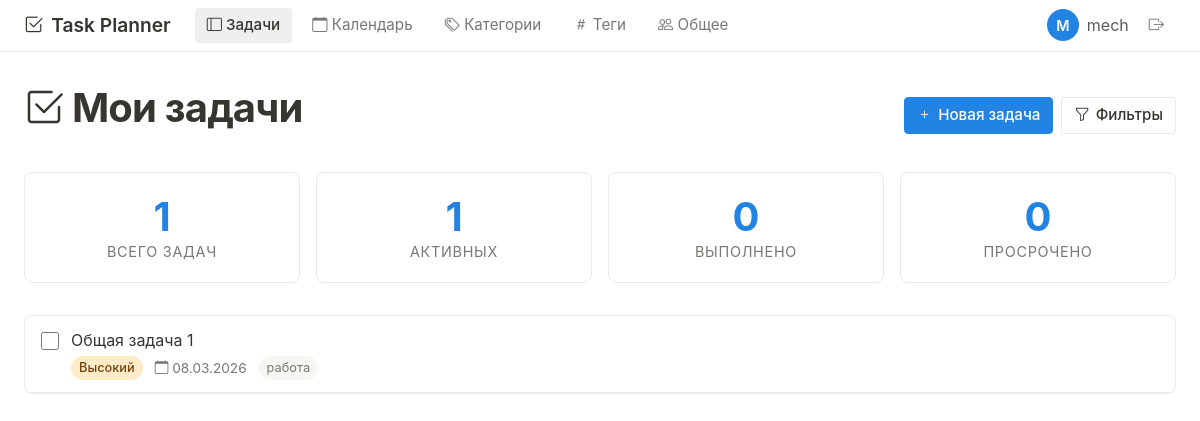
Page /dashboard (signed in) on the committed database.
### models.py (models this page shows, shortened)
class User(UserMixin, db.Model):
    __tablename__ = 'user'
    id = db.Column(db.Integer, primary_key=True)
    username = db.Column(db.String(80), unique=True, nullable=False)
    email = db.Column(db.String(120), unique=True, nullable=False)
    password_hash = db.Column(db.String(200), nullable=False)
    created_at = db.Column(db.DateTime, default=datetime.utcnow)
    avatar = db.Column(db.String(200), default='/static/default-avatar.png')
    tasks = db.relationship('Task', backref='owner', lazy=True,
                            foreign_keys='Task.user_id', cascade='all, delete-orphan')
    categories = db.relationship('Category', backref='user', lazy=True, cascade='all, delete-orphan')
    tags = db.relationship('Tag', backref='user', lazy=True, cascade='all, delete-orphan')
    shared_tasks = db.relationship('Task', secondary=task_shared, lazy='subquery',
                                   backref=db.backref('shared_with', lazy=True))

class Task(db.Model):
    __tablename__ = 'task'
    id = db.Column(db.Integer, primary_key=True)
    title = db.Column(db.String(200), nullable=False)
    description = db.Column(db.Text)
    due_date = db.Column(db.Date)
    completed = db.Column(db.Boolean, default=False)
    completed_at = db.Column(db.DateTime)
    created_at = db.Column(db.DateTime, default=datetime.utcnow)
    updated_at = db.Column(db.DateTime, default=datetime.utcnow, onupdate=datetime.utcnow)
    priority = db.Column(db.Integer, default=2)
    status = db.Column(db.String(20), default='active')
    user_id = db.Column(db.Integer, db.ForeignKey('user.id'), nullable=False)
    category_id = db.Column(db.Integer, db.ForeignKey('category.id'), nullable=True)
    def get_priority_name(self):
        priorities = {1: 'Низкий', 2: 'Средний', 3: 'Высокий', 4: 'Критический'}
        return priorities.get(self.priority, 'Средний')
    def get_priority_class(self):
        classes = {1: 'priority-low', 2: 'priority-medium', 3: 'priority-high', 4: 'priority-critical'}
        return classes.get(self.priority, 'priority-medium')

class Tag(db.Model):
    __tablename__ = 'tag'
    id = db.Column(db.Integer, primary_key=True)
    name = db.Column(db.String(30), nullable=False)
    color = db.Column(db.String(7), default='#48bb78')
    user_id = db.Column(db.Integer, db.ForeignKey('user.id'), nullable=False)
    created_at = db.Column(db.DateTime, default=datetime.utcnow)
    tasks = db.relationship('Task', secondary=task_tags, lazy='subquery',
                            backref=db.backref('tags', lazy=True))
    __table_args__ = (db.UniqueConstraint('name', 'user_id', name='unique_tag_per_user'),)

### app.py (the view)
@app.route('/dashboard')
@login_required
def dashboard():
    filter_status = request.args.get('status', 'active')
    filter_category = request.args.get('category', 'all')
    filter_priority = request.args.get('priority', 'all')
    query = Task.query.filter_by(user_id=current_user.id)
    if filter_status != 'all':
        query = query.filter_by(status=filter_status)
    if filter_category != 'all' and filter_category.isdigit():
        query = query.filter_by(category_id=int(filter_category))
    if filter_priority != 'all' and filter_priority.isdigit():
        query = query.filter_by(priority=int(filter_priority))
    tasks = query.order_by(Task.priority.desc(), Task.due_date).all()
    categories = Category.query.filter_by(user_id=current_user.id).all()
    tags = Tag.query.filter_by(user_id=current_user.id).all()
    stats = {
        'total': Task.query.filter_by(user_id=current_user.id).count(),
        'active': Task.query.filter_by(user_id=current_user.id, status='active').count(),
        'completed': Task.query.filter_by(user_id=current_user.id, status='completed').count(),
        'overdue': Task.query.filter(
            Task.user_id == current_user.id,
            Task.status == 'active',
            Task.due_date < datetime.now().date()
        ).count()
    }
    return render_template('dashboard.html',
                           tasks=tasks,
                           categories=categories,
                           tags=tags,
                           stats=stats,
                           filter_status=filter_status,
                           filter_category=filter_category,
                           filter_priority=filter_priority)

### app.py (called while the page is built)
@login_manager.user_loader
def load_user(user_id):
    return User.query.get(int(user_id))

@app.context_processor
def inject_now():
    return {'now': datetime.now().date()}

### templates/dashboard.html (shortened to what this page needs)
{% extends "base.html" %}
{% block content %}
<div class="notion-container">
    <div class="d-flex justify-content-between align-items-center mb-4">
        <h1 class="notion-h1">
            <i class="bi bi-check2-square"></i> Мои задачи
        </h1>
        <div class="d-flex gap-2">
            <a href="{{ url_for('add_task') }}" class="notion-btn notion-btn-primary">
                <i class="bi bi-plus"></i> Новая задача
            </a>
            <button class="notion-btn" onclick="document.getElementById('filters-section').classList.toggle('d-none')">
                <i class="bi bi-funnel"></i> Фильтры
            </button>
        </div>
    </div>
    <div class="stats-grid">
        <div class="stat-card">
            <div class="stat-value">{{ stats.total }}</div>
            <div class="stat-label">Всего задач</div>
        </div>
        <div class="stat-card">
            <div class="stat-value">{{ stats.active }}</div>
            <div class="stat-label">Активных</div>
        </div>
        <div class="stat-card">
            <div class="stat-value">{{ stats.completed }}</div>
            <div class="stat-label">Выполнено</div>
        </div>
        <div class="stat-card">
            <div class="stat-value {% if stats.overdue > 0 %}text-red{% endif %}">{{ stats.overdue }}</div>
            <div class="stat-label">Просрочено</div>
        </div>
    </div>
    {% if tasks %}
    <div class="notion-card" style="padding: 0; overflow: hidden;">
        {% for task in tasks %}
        <div class="task-item">
            <div class="task-checkbox">
                <input type="checkbox"
                       onchange="window.location.href='{{ url_for('toggle_task', id=task.id) }}'">
            </div>
            <div class="task-content">
                <div class="task-title {% if task.status == 'completed' %}completed{% endif %}">
                    <a href="{{ url_for('view_task', id=task.id) }}">
                        {{ task.title }}
                    </a>
                </div>
                <div class="task-meta">
                    <span class="task-priority {{ task.get_priority_class() }}">
                        {{ task.get_priority_name() }}
                    </span>
                    {% if task.due_date %}
                    <span class="{% if task.due_date < now and task.status != 'completed' %}text-red{% endif %}">
                        <i class="bi bi-calendar"></i> {{ task.due_date.strftime('%d.%m.%Y') }}
                    </span>
                    {% endif %}
                    {% if task.tags %}
                    <div class="task-tags">
                        {% for tag in task.tags %}
                        <span class="task-tag" style="border-left-color: {{ tag.color }};">{{ tag.name }}</span>
                        {% endfor %}
                    </div>
                    {% endif %}
                </div>
            </div>
        </div>
        {% endfor %}
    </div>
    {% endif %}
</div>
{% endblock %}

### templates/base.html (shortened to what this page needs)
<!DOCTYPE html>
<html lang="ru">
<head>
    <link rel="stylesheet" href="https://cdn.jsdelivr.net/npm/bootstrap-icons@1.11.0/font/bootstrap-icons.css">
    <link href="https://cdn.jsdelivr.net/npm/bootstrap@5.3.0/dist/css/bootstrap.min.css" rel="stylesheet">
    <link href="https://cdnjs.cloudflare.com/ajax/libs/fullcalendar/6.1.10/index.global.min.css" rel="stylesheet">
    <link rel="stylesheet" href="{{ url_for('static', filename='style.css') }}">
</head>
<body>
    <nav class="notion-navbar">
        <div class="d-flex justify-content-between align-items-center">
            <div class="d-flex align-items-center gap-4">
                <a href="{{ url_for('index') }}" class="notion-logo">
                    <i class="bi bi-check2-square"></i>
                    Task Planner
                </a>
                {% if current_user.is_authenticated %}
                <div class="d-flex gap-2">
                    <a href="{{ url_for('dashboard') }}" class="notion-nav-link {% if request.endpoint == 'dashboard' %}active{% endif %}">
                        <i class="bi bi-layout-sidebar"></i> Задачи
                    </a>
                    <a href="{{ url_for('calendar') }}" class="notion-nav-link {% if request.endpoint == 'calendar' %}active{% endif %}">
                        <i class="bi bi-calendar"></i> Календарь
                    </a>
                    <a href="{{ url_for('list_categories') }}" class="notion-nav-link {% if request.endpoint == 'list_categories' %}active{% endif %}">
                        <i class="bi bi-tags"></i> Категории
                    </a>
                    <a href="{{ url_for('list_tags') }}" class="notion-nav-link {% if request.endpoint == 'list_tags' %}active{% endif %}">
                        <i class="bi bi-hash"></i> Теги
                    </a>
                    <a href="{{ url_for('shared_with_me') }}" class="notion-nav-link {% if request.endpoint == 'shared_with_me' %}active{% endif %}">
                        <i class="bi bi-people"></i> Общее
                    </a>
                </div>
                {% endif %}
            </div>
            <div class="d-flex align-items-center gap-3">
                {% if current_user.is_authenticated %}
                <div class="d-flex align-items-center gap-2">
                    <span class="avatar">
                        {{ current_user.username[0]|upper }}
                    </span>
                    <span class="text-muted">{{ current_user.username }}</span>
                    <a href="{{ url_for('logout') }}" class="notion-nav-link" title="Выйти">
                        <i class="bi bi-box-arrow-right"></i>
                    </a>
                </div>
                {% else %}
                <a href="{{ url_for('login') }}" class="notion-nav-link">Вход</a>
                <a href="{{ url_for('register') }}" class="notion-btn notion-btn-primary">Регистрация</a>
                {% endif %}
            </div>
        </div>
    </nav>
    {% block content %}{% endblock %}
</body>
</html>

### static/style.css (style rules this page uses)
:root { --notion-bg: #ffffff; --notion-text: #37352f; --notion-text-light: #787774; --notion-border: #e9e9e7; --notion-hover: #efefef; --notion-blue: #2383e2; --notion-green: #0ba35c; --notion-yellow: #f0b400; --notion-red: #e03e3e; --notion-purple: #8a5cf5; --notion-gray: #9b9a97; --notion-bg-gray: #f7f6f3; --shadow-sm: 0 1px 3px rgba(0,0,0,0.05), 0 1px 2px rgba(0,0,0,0.1); --shadow-md: 0 4px 6px -1px rgba(0,0,0,0.1), 0 2px 4px -1px rgba(0,0,0,0.06); }
* { margin: 0; padding: 0; box-sizing: border-box; }
body { font-family: -apple-system, BlinkMacSystemFont, 'Segoe UI', Helvetica, 'Apple Color Emoji', Arial, sans-serif; background-color: var(--notion-bg); color: var(--notion-text); line-height: 1.5; font-size: 16px; }
.notion-navbar { background-color: var(--notion-bg); border-bottom: 1px solid var(--notion-border); padding: 8px 24px; position: sticky; top: 0; z-index: 100; backdrop-filter: blur(8px); background-color: rgba(255, 255, 255, 0.9); }
.notion-logo { font-weight: 600; font-size: 1.2rem; color: var(--notion-text); text-decoration: none; display: flex; align-items: center; gap: 8px; }
.notion-nav-link { color: var(--notion-text-light); text-decoration: none; padding: 6px 12px; border-radius: 4px; font-size: 0.95rem; transition: all 0.2s; }
.notion-nav-link.active { background-color: var(--notion-hover); color: var(--notion-text); font-weight: 500; }
.notion-container { max-width: 1200px; margin: 0 auto; padding: 32px 24px; }
.notion-card { background-color: var(--notion-bg); border: 1px solid var(--notion-border); border-radius: 8px; padding: 24px; margin-bottom: 16px; transition: box-shadow 0.2s; }
.notion-h1 { font-size: 2.5rem; font-weight: 700; margin-bottom: 1rem; letter-spacing: -0.02em; }
.notion-btn { display: inline-flex; align-items: center; gap: 6px; padding: 6px 12px; background-color: transparent; border: 1px solid var(--notion-border); border-radius: 4px; color: var(--notion-text); font-size: 0.95rem; font-weight: 500; cursor: pointer; transition: all 0.2s; text-decoration: none; }
.notion-btn-primary { background-color: var(--notion-blue); border-color: var(--notion-blue); color: white; }
.task-item { display: flex; align-items: flex-start; gap: 12px; padding: 12px 16px; background-color: var(--notion-bg); border-bottom: 1px solid var(--notion-border); transition: background-color 0.2s; }
.task-checkbox { margin-top: 4px; }
.task-checkbox input { width: 18px; height: 18px; cursor: pointer; }
.task-content { flex: 1; }
.task-title { font-size: 1rem; margin-bottom: 4px; color: var(--notion-text); }
.task-title a { color: inherit; text-decoration: none; }
.task-meta { display: flex; align-items: center; gap: 12px; font-size: 0.85rem; color: var(--notion-text-light); flex-wrap: wrap; }
.task-priority { padding: 2px 8px; border-radius: 12px; font-size: 0.8rem; font-weight: 500; }
.priority-high { background-color: #feebc8; color: #744210; }
.task-tags { display: flex; gap: 6px; flex-wrap: wrap; }
.task-tag { padding: 2px 8px; background-color: var(--notion-bg-gray); border-radius: 12px; font-size: 0.8rem; color: var(--notion-text-light); }
.stats-grid { display: grid; grid-template-columns: repeat(auto-fit, minmax(200px, 1fr)); gap: 16px; margin-bottom: 32px; }
.stat-card { background-color: var(--notion-bg); border: 1px solid var(--notion-border); border-radius: 8px; padding: 20px; text-align: center; }
.stat-value { font-size: 2.5rem; font-weight: 700; color: var(--notion-blue); line-height: 1.2; }
.stat-label { font-size: 0.9rem; color: var(--notion-text-light); text-transform: uppercase; letter-spacing: 0.05em; }
.avatar { width: 32px; height: 32px; border-radius: 50%; background-color: var(--notion-blue); color: white; display: flex; align-items: center; justify-content: center; font-weight: 600; font-size: 0.9rem; }
.text-muted { color: var(--notion-text-light); }
.mb-4 { margin-bottom: 2rem; }

### rows in the picture
User: username "M", username "mech"
Task: title "Общая задача 1", get_priority_name "Высокий", due_date "08.03.2026"
Tag: name "работа"

### other values in the picture
{{ stats.total }} "1"
{{ stats.active }} "1"
{{ stats.completed }} "0"
{{ stats.overdue }} "0"
